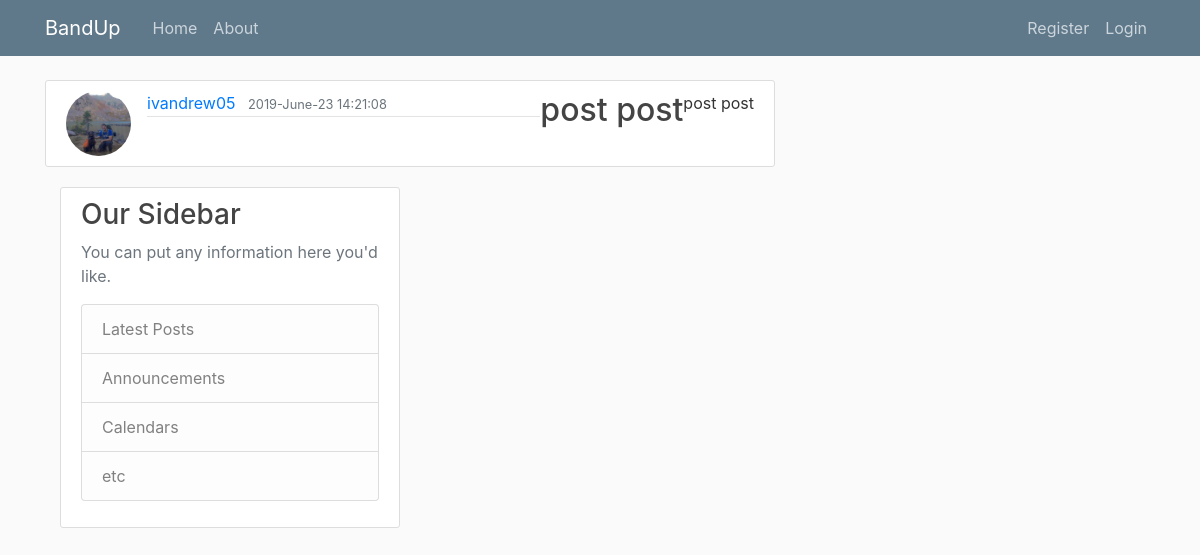
The app's page /post/24/ with its own data.
### myapp/models.py (models this page shows, shortened)
class Post(models.Model):
    title = models.CharField(max_length=100)
    content = models.TextField()
    date_posted = models.DateTimeField(default=timezone.now)
    author = models.ForeignKey(User, on_delete=models.CASCADE)

### users/models.py (models this page shows, shortened)
class Profile(models.Model):
    user = models.OneToOneField(User, on_delete=models.CASCADE)
    image = models.ImageField(default='default.jpg', upload_to='profile_pics')

### myapp/views.py (the view)
# urls.py: path("post/<int:pk>/", PostDetailView.as_view(), name="post-detail"),
class PostDetailView(DetailView):
    model = Post

### myapp/templates/myapp/post_detail.html (shortened to what this page needs)
{% extends 'myapp/base.html' %}
{%block content%}
<article class="media content-section">
    <img class="rounded-circle article-img" src="{{ object.author.profile.image.url}}">
    <div class="media-body">
        <div class="article-metadata">
            <a class="mr-2" href="{% url 'user-posts' object.author.username %}">{{ object.author }}</a>
            <small class="text-muted">{{ object.date_posted|date:"Y-F-d H:i:s" }}</small>
            </div>
        </div>
        <h2 class="article-title">{{ object.title }}</h2>
        <p class="article-content">{{ object.content }}</p>
    </div>
{% endblock content %}

### myapp/static/myapp/main.css (style rules this page uses)
body { background: #fafafa; color: #333333; margin-top: 5rem; }
h1, h2, h3, h4, h5, h6 { color: #444444; }
.content-section { background: #ffffff; padding: 10px 20px; border: 1px solid #dddddd; border-radius: 3px; margin-bottom: 20px; }
.article-title { color: #444444; }
.article-content { white-space: pre-line; }
.article-img { height: 65px; width: 65px; margin-right: 16px; }
.article-metadata { padding-bottom: 1px; margin-bottom: 4px; border-bottom: 1px solid #e3e3e3 }

### records on screen
Post: author.profile.image (picture), author "ivandrew05", date_posted "2019-June-23 14:21:08", title "post post", content "post post"
